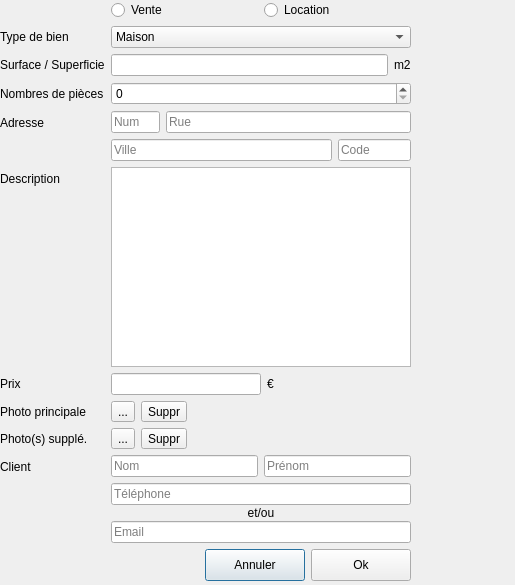
<?xml version="1.0" encoding="UTF-8"?>
<ui version="4.0">
 <class>Dialog</class>
 <widget class="QDialog" name="Dialog">
  <property name="geometry">
   <rect>
    <x>0</x>
    <y>0</y>
    <width>515</width>
    <height>585</height>
   </rect>
  </property>
  <property name="maximumSize">
   <size>
    <width>537</width>
    <height>16777215</height>
   </size>
  </property>
  <property name="baseSize">
   <size>
    <width>50</width>
    <height>50</height>
   </size>
  </property>
  <property name="windowTitle">
   <string>Ajouter/Modifier une annonce</string>
  </property>
  <widget class="QWidget" name="verticalLayoutWidget">
   <property name="geometry">
    <rect>
     <x>0</x>
     <y>0</y>
     <width>411</width>
     <height>581</height>
    </rect>
   </property>
   <layout class="QVBoxLayout" name="vl_main">
    <item>
     <layout class="QFormLayout" name="fm_add">
      <item row="1" column="0">
       <widget class="QLabel" name="lbl_type">
        <property name="layoutDirection">
         <enum>Qt::RightToLeft</enum>
        </property>
        <property name="text">
         <string>Type de bien</string>
        </property>
       </widget>
      </item>
      <item row="1" column="1">
       <widget class="QComboBox" name="cbx_type">
        <property name="editable">
         <bool>false</bool>
        </property>
        <item>
         <property name="text">
          <string>Maison</string>
         </property>
        </item>
        <item>
         <property name="text">
          <string>Appartement</string>
         </property>
        </item>
        <item>
         <property name="text">
          <string>Bureau</string>
         </property>
        </item>
        <item>
         <property name="text">
          <string>Commerce</string>
         </property>
        </item>
        <item>
         <property name="text">
          <string>Ferme</string>
         </property>
        </item>
        <item>
         <property name="text">
          <string>Château</string>
         </property>
        </item>
       </widget>
      </item>
      <item row="2" column="0">
       <widget class="QLabel" name="lbl_surface">
        <property name="layoutDirection">
         <enum>Qt::RightToLeft</enum>
        </property>
        <property name="text">
         <string>Surface / Superficie</string>
        </property>
       </widget>
      </item>
      <item row="2" column="1">
       <layout class="QHBoxLayout" name="hl_m2">
        <item>
         <widget class="QLineEdit" name="le_size"/>
        </item>
        <item>
         <widget class="QLabel" name="lbl_m2">
          <property name="text">
           <string>m2</string>
          </property>
          <property name="textFormat">
           <enum>Qt::AutoText</enum>
          </property>
         </widget>
        </item>
       </layout>
      </item>
      <item row="3" column="0">
       <widget class="QLabel" name="lbl_nb_room">
        <property name="layoutDirection">
         <enum>Qt::RightToLeft</enum>
        </property>
        <property name="text">
         <string>Nombres de pièces</string>
        </property>
       </widget>
      </item>
      <item row="3" column="1">
       <widget class="QSpinBox" name="spb_rooms"/>
      </item>
      <item row="4" column="0">
       <widget class="QLabel" name="lbl_address">
        <property name="layoutDirection">
         <enum>Qt::RightToLeft</enum>
        </property>
        <property name="text">
         <string>Adresse</string>
        </property>
       </widget>
      </item>
      <item row="4" column="1">
       <layout class="QVBoxLayout" name="vl_address" stretch="0,0">
        <property name="spacing">
         <number>-1</number>
        </property>
        <property name="sizeConstraint">
         <enum>QLayout::SetDefaultConstraint</enum>
        </property>
        <item>
         <layout class="QHBoxLayout" name="hl_num_street">
          <item>
           <widget class="QLineEdit" name="le_num">
            <property name="sizePolicy">
             <sizepolicy hsizetype="Preferred" vsizetype="Preferred">
              <horstretch>1</horstretch>
              <verstretch>0</verstretch>
             </sizepolicy>
            </property>
            <property name="maximumSize">
             <size>
              <width>16777215</width>
              <height>16777215</height>
             </size>
            </property>
            <property name="placeholderText">
             <string>Num</string>
            </property>
           </widget>
          </item>
          <item>
           <widget class="QLineEdit" name="le_street">
            <property name="sizePolicy">
             <sizepolicy hsizetype="Preferred" vsizetype="Preferred">
              <horstretch>5</horstretch>
              <verstretch>0</verstretch>
             </sizepolicy>
            </property>
            <property name="placeholderText">
             <string>Rue</string>
            </property>
            <property name="clearButtonEnabled">
             <bool>false</bool>
            </property>
           </widget>
          </item>
         </layout>
        </item>
        <item>
         <layout class="QHBoxLayout" name="hl_city_code">
          <item>
           <widget class="QLineEdit" name="le_city">
            <property name="sizePolicy">
             <sizepolicy hsizetype="Preferred" vsizetype="Preferred">
              <horstretch>3</horstretch>
              <verstretch>0</verstretch>
             </sizepolicy>
            </property>
            <property name="placeholderText">
             <string>Ville</string>
            </property>
           </widget>
          </item>
          <item>
           <widget class="QLineEdit" name="le_zip">
            <property name="sizePolicy">
             <sizepolicy hsizetype="Preferred" vsizetype="Preferred">
              <horstretch>1</horstretch>
              <verstretch>0</verstretch>
             </sizepolicy>
            </property>
            <property name="maximumSize">
             <size>
              <width>16777215</width>
              <height>16777215</height>
             </size>
            </property>
            <property name="placeholderText">
             <string>Code</string>
            </property>
           </widget>
          </item>
         </layout>
        </item>
       </layout>
      </item>
      <item row="5" column="0">
       <widget class="QLabel" name="lbl_description">
        <property name="layoutDirection">
         <enum>Qt::RightToLeft</enum>
        </property>
        <property name="text">
         <string>Description</string>
        </property>
       </widget>
      </item>
      <item row="5" column="1">
       <widget class="QTextEdit" name="te_description"/>
      </item>
      <item row="6" column="0">
       <widget class="QLabel" name="lbl_price">
        <property name="layoutDirection">
         <enum>Qt::RightToLeft</enum>
        </property>
        <property name="text">
         <string>Prix</string>
        </property>
       </widget>
      </item>
      <item row="0" column="1">
       <layout class="QHBoxLayout" name="horizontalLayout">
        <item>
         <widget class="QRadioButton" name="rdb_sale">
          <property name="text">
           <string>Vente</string>
          </property>
         </widget>
        </item>
        <item>
         <widget class="QRadioButton" name="rdb_rent">
          <property name="text">
           <string>Location</string>
          </property>
         </widget>
        </item>
       </layout>
      </item>
      <item row="6" column="1">
       <layout class="QHBoxLayout" name="horizontalLayout_2">
        <item>
         <widget class="QLineEdit" name="le_price">
          <property name="maximumSize">
           <size>
            <width>150</width>
            <height>16777215</height>
           </size>
          </property>
         </widget>
        </item>
        <item>
         <widget class="QLabel" name="lbl_euro">
          <property name="text">
           <string>€</string>
          </property>
         </widget>
        </item>
       </layout>
      </item>
      <item row="7" column="1">
       <layout class="QHBoxLayout" name="hl_photo_princ">
        <item>
         <layout class="QHBoxLayout" name="horizontalLayout_3">
          <item>
           <widget class="QToolButton" name="btn_photo_princ">
            <property name="text">
             <string>...</string>
            </property>
           </widget>
          </item>
          <item>
           <widget class="QToolButton" name="btn_suppr_princ">
            <property name="text">
             <string>Suppr</string>
            </property>
           </widget>
          </item>
         </layout>
        </item>
       </layout>
      </item>
      <item row="7" column="0">
       <widget class="QLabel" name="lbl_photo_princ">
        <property name="text">
         <string>Photo principale</string>
        </property>
       </widget>
      </item>
      <item row="8" column="1">
       <layout class="QHBoxLayout" name="hl_photo_sup">
        <item>
         <widget class="QToolButton" name="btn_photo_sup">
          <property name="text">
           <string>...</string>
          </property>
         </widget>
        </item>
        <item>
         <widget class="QToolButton" name="btn_suppr_sup">
          <property name="text">
           <string>Suppr</string>
          </property>
         </widget>
        </item>
       </layout>
      </item>
      <item row="8" column="0">
       <widget class="QLabel" name="lbl_photo_sup">
        <property name="text">
         <string>Photo(s) supplé.</string>
        </property>
       </widget>
      </item>
      <item row="9" column="0">
       <widget class="QLabel" name="lbl_client">
        <property name="text">
         <string>Client</string>
        </property>
       </widget>
      </item>
      <item row="9" column="1">
       <layout class="QVBoxLayout" name="verticalLayout_2">
        <item>
         <layout class="QHBoxLayout" name="horizontalLayout_4">
          <item>
           <widget class="QLineEdit" name="le_client_name">
            <property name="placeholderText">
             <string>Nom</string>
            </property>
           </widget>
          </item>
          <item>
           <widget class="QLineEdit" name="le_client_surname">
            <property name="placeholderText">
             <string>Prénom</string>
            </property>
           </widget>
          </item>
         </layout>
        </item>
        <item>
         <layout class="QVBoxLayout" name="verticalLayout">
          <property name="spacing">
           <number>1</number>
          </property>
          <item>
           <widget class="QLineEdit" name="le_client_tel">
            <property name="placeholderText">
             <string>Téléphone</string>
            </property>
           </widget>
          </item>
          <item>
           <widget class="QLabel" name="lbl_etou">
            <property name="text">
             <string>et/ou</string>
            </property>
            <property name="alignment">
             <set>Qt::AlignCenter</set>
            </property>
           </widget>
          </item>
          <item>
           <widget class="QLineEdit" name="le_client_mail">
            <property name="placeholderText">
             <string>Email</string>
            </property>
           </widget>
          </item>
         </layout>
        </item>
       </layout>
      </item>
     </layout>
    </item>
    <item>
     <layout class="QHBoxLayout" name="hl_buttonBox">
      <item>
       <spacer name="horizontalSpacer">
        <property name="orientation">
         <enum>Qt::Horizontal</enum>
        </property>
        <property name="sizeHint" stdset="0">
         <size>
          <width>40</width>
          <height>20</height>
         </size>
        </property>
       </spacer>
      </item>
      <item>
       <widget class="QPushButton" name="btn_cancel">
        <property name="minimumSize">
         <size>
          <width>100</width>
          <height>32</height>
         </size>
        </property>
        <property name="text">
         <string>Annuler</string>
        </property>
       </widget>
      </item>
      <item>
       <widget class="QPushButton" name="btn_ok">
        <property name="sizePolicy">
         <sizepolicy hsizetype="Minimum" vsizetype="Fixed">
          <horstretch>0</horstretch>
          <verstretch>0</verstretch>
         </sizepolicy>
        </property>
        <property name="minimumSize">
         <size>
          <width>100</width>
          <height>32</height>
         </size>
        </property>
        <property name="focusPolicy">
         <enum>Qt::TabFocus</enum>
        </property>
        <property name="autoFillBackground">
         <bool>false</bool>
        </property>
        <property name="text">
         <string>Ok</string>
        </property>
       </widget>
      </item>
     </layout>
    </item>
   </layout>
  </widget>
 </widget>
 <resources/>
 <connections/>
</ui>
